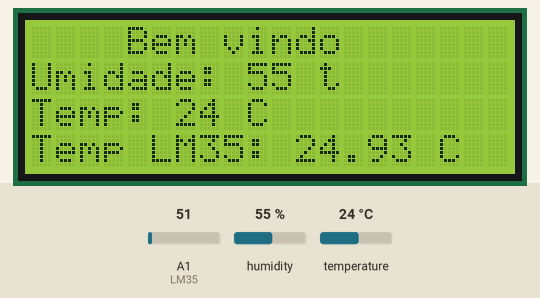
A sketch run on a simulated Arduino Uno, built with avr-gcc and run on an emulated ATmega328P. Parts: 20×4 character LCD. Inputs (shaded band) come from the test bench; at power-on: humidity 55 %, A1 (LM35) = 51, temperature 24 °C.

Above: at 1.2 s.
1.3 s: humidity set to 22 %
At 3.3 s:
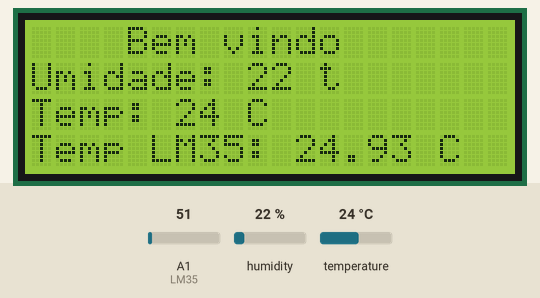
3.6 s: A1 (LM35) set to 61
At 4.9 s:
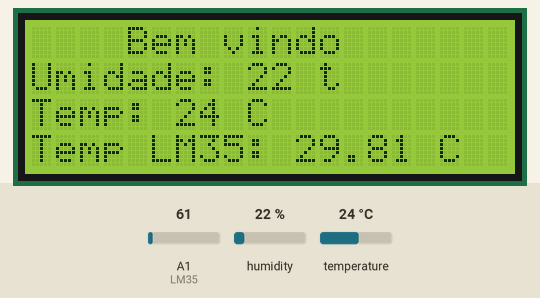
5.7 s: temperature set to 12 °C
At 7.4 s:
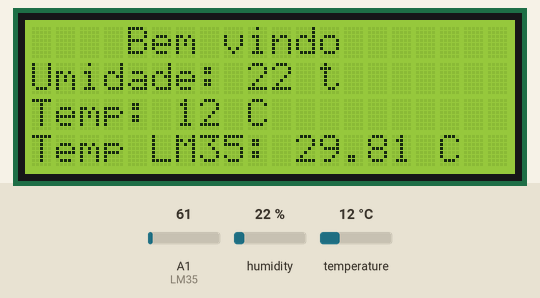
7.7 s: A1 (LM35) set to 71
At 8.8 s:
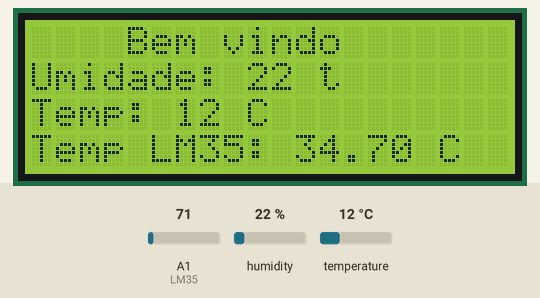
9.8 s: humidity set to 40 %
At 11.3 s:
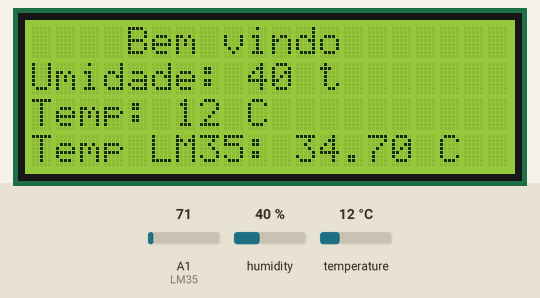
11.8 s: A1 (LM35) set to 86
At 13.8 s:
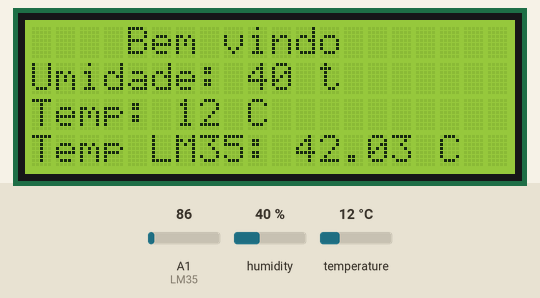
Timing chart, 0 to 14.9 s (numbered marks = the images above; inputs shaded):
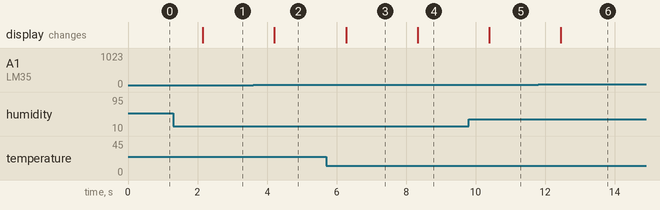

The sketch:

Israel.ino
```cpp
#include <dht.h>

//Include LCD library
#include <LiquidCrystal.h>
#define DHTPIN A0 // pino que estamos conectado
#include <dht.h>

#define dht_dpin A0

dht DHT;
const int LM35 = A1; // Define o pino que lera a saída do LM35
float temperatura; // Variável que armazenará a temperatura medida

LiquidCrystal lcd(12, 11, 5, 4, 3, 2);
void setup() {
  Serial.begin(9600);

  lcd.begin(20, 4);

  lcd.setCursor(4, 0);
  lcd.print("Bem vindo");

}

void loop() {
  DHT.read11(dht_dpin);
  int h = DHT.humidity;
  int t = DHT.temperature;
  temperatura = (float(analogRead(LM35)) * 5 / (1023)) / 0.01;

  // set the cursor to column 0, line 1
  // (note: line 1 is the second row, since counting begins with 0):
  lcd.setCursor(0, 1);
  //Print a message to second line of LCD1

    lcd.print("Umidade: ");
    lcd.print(h);
    lcd.print(" t");
    lcd.setCursor(0,2);
    lcd.print("Temp: ");
    lcd.print(t);
    lcd.print(" C ");
  lcd.setCursor(0, 3);
  lcd.print("Temp LM35: ");
  lcd.print(temperatura);
  lcd.print(" C ");

  delay(1000);
}
```

Measured:
- after the input at 1.3 s, the display: changes after 0.85 s (image 1)
- after the input at 3.6 s, the display: changes after 0.61 s (image 2)
- after the input at 5.7 s, the display: changes after 0.57 s (image 3)
- after the input at 7.7 s, the display: changes after 0.63 s (image 4)
- after the input at 9.8 s, the display: changes after 0.59 s (image 5)
- after the input at 11.8 s, the display: changes after 0.65 s (image 6)
